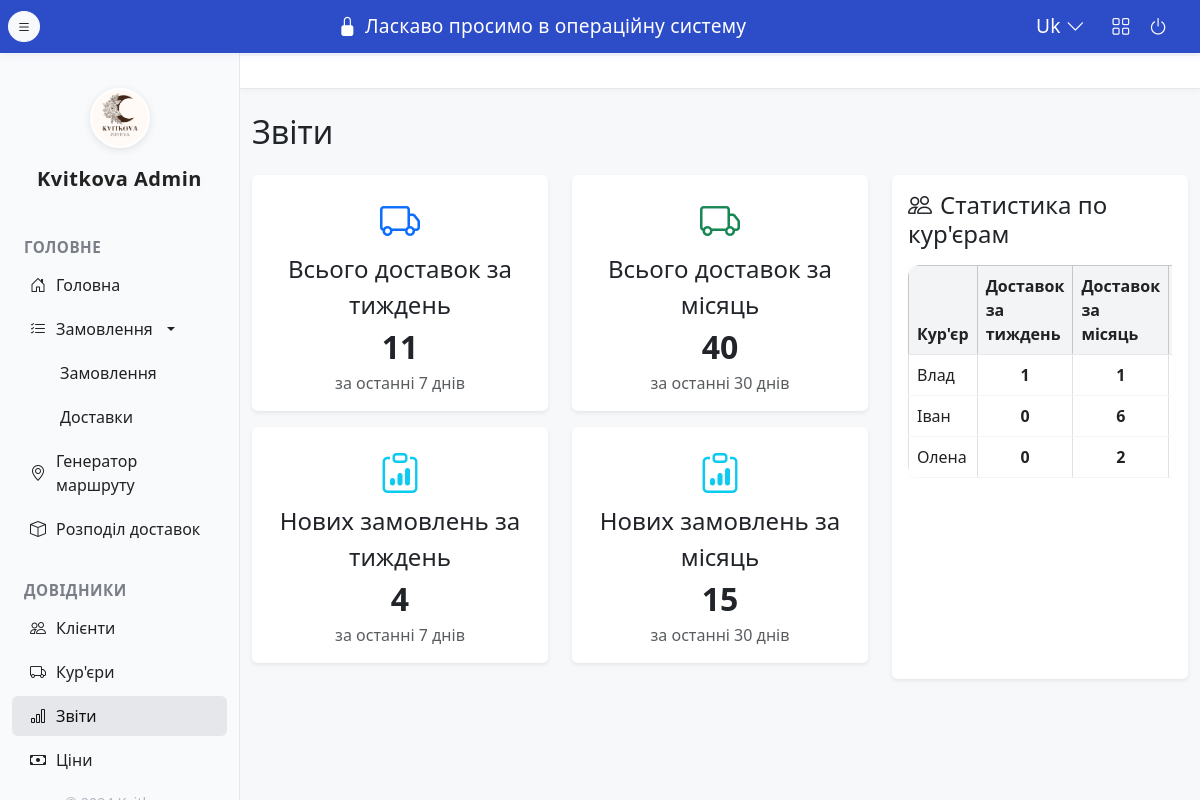
Page /reports on the committed database.
### app/models/courier.py (models this page shows)
class Courier(db.Model):
    id = db.Column(db.Integer, primary_key=True)
    name = db.Column(db.String(128), nullable=False)
    phone = db.Column(db.String(32), nullable=False, unique=True)
    active = db.Column(db.Boolean, default=True)
    deliveries_count = db.Column(db.Integer, default=0)
    deliveries = db.relationship('Delivery', back_populates='courier')

### app/blueprints/reports/routes.py (the view)
@reports_bp.route('/reports')
def reports_page():
    data = get_reports_data()
    return render_template('reports.html', **data)

### app/templates/reports.html
{% extends 'layout.html' %}
{% block content %}
<h2 class="mb-4">Звіти</h2>
<div class="row mb-4">
  <div class="col-md-8">
    <div class="row">
      <div class="col-md-6">
        <div class="card shadow-sm border-0 mb-3">
          <div class="card-body text-center">
            <div class="fs-1 text-primary"><i class="bi bi-truck"></i></div>
            <div class="fs-4">Всього доставок за тиждень</div>
            <div class="fs-2 fw-bold">{{ deliveries_stats.week }}</div>
            <div class="text-muted">за останні 7 днів</div>
          </div>
        </div>
      </div>
      <div class="col-md-6">
        <div class="card shadow-sm border-0 mb-3">
          <div class="card-body text-center">
            <div class="fs-1 text-success"><i class="bi bi-truck"></i></div>
            <div class="fs-4">Всього доставок за місяць</div>
            <div class="fs-2 fw-bold">{{ deliveries_stats.month }}</div>
            <div class="text-muted">за останні 30 днів</div>
          </div>
        </div>
      </div>
      <div class="col-md-6">
        <div class="card shadow-sm border-0 mb-3">
          <div class="card-body text-center">
            <div class="fs-1 text-info"><i class="bi bi-clipboard-data"></i></div>
            <div class="fs-4">Нових замовлень за тиждень</div>
            <div class="fs-2 fw-bold">{{ orders_stats.week }}</div>
            <div class="text-muted">за останні 7 днів</div>
          </div>
        </div>
      </div>
      <div class="col-md-6">
        <div class="card shadow-sm border-0 mb-3">
          <div class="card-body text-center">
            <div class="fs-1 text-info"><i class="bi bi-clipboard-data"></i></div>
            <div class="fs-4">Нових замовлень за місяць</div>
            <div class="fs-2 fw-bold">{{ orders_stats.month }}</div>
            <div class="text-muted">за останні 30 днів</div>
          </div>
        </div>
      </div>
    </div>
  </div>
  <div class="col-md-4 d-flex align-items-stretch">
    <div class="card shadow-sm border-0 w-100">
      <div class="card-body">
        <h4 class="mb-3"><i class="bi bi-people me-2"></i>Статистика по кур'єрам</h4>
        <div class="table-responsive">
          <table class="table table-bordered align-middle mb-0">
            <thead class="table-light">
              <tr>
                <th>Кур'єр</th>
                <th>Доставок за тиждень</th>
                <th>Доставок за місяць</th>
                <th>Всього доставок</th>
              </tr>
            </thead>
            <tbody>
              {% for c in courier_stats %}
              <tr>
                <td>{{ c.name }}</td>
                <td class="text-center fw-bold">{{ c.week }}</td>
                <td class="text-center fw-bold">{{ c.month }}</td>
                <td class="text-center">{{ c.total }}</td>
              </tr>
              {% else %}
              <tr><td colspan="4" class="text-center text-muted">Немає даних</td></tr>
              {% endfor %}
            </tbody>
          </table>
        </div>
      </div>
    </div>
  </div>
</div>
{% endblock %}

### app/templates/layout.html (style rules this page uses)
body { background: #f7f8fa; }
.table { background: #fff; border-radius: 12px; overflow: hidden; box-shadow: 0 2px 8px rgba(0,0,0,0.03); }
.table th { background: #f3f4f6; color: #222; font-weight: 600; border-bottom: 1.5px solid #e5e7eb; }
.table td { background: #fff; color: #222; border-bottom: 1px solid #f3f4f6; }

### rows in the picture
Courier: name "Влад", week "1", month "1"
Courier: name "Іван", week "0", month "6"
Courier: name "Олена", week "0", month "2"

### other values in the picture
{{ deliveries_stats.week }} "11"
{{ deliveries_stats.month }} "40"
{{ orders_stats.week }} "4"
{{ orders_stats.month }} "15"
